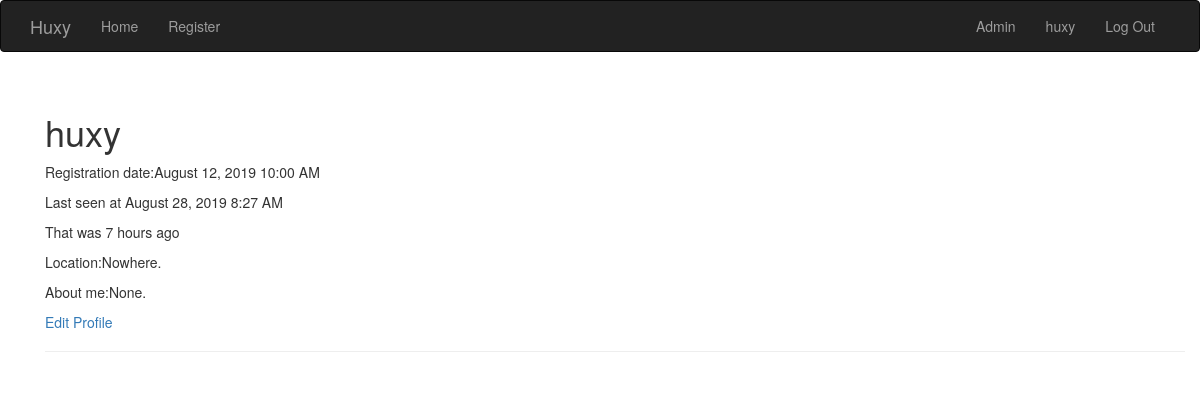
The app's page /auth/huxy (signed in), older data.
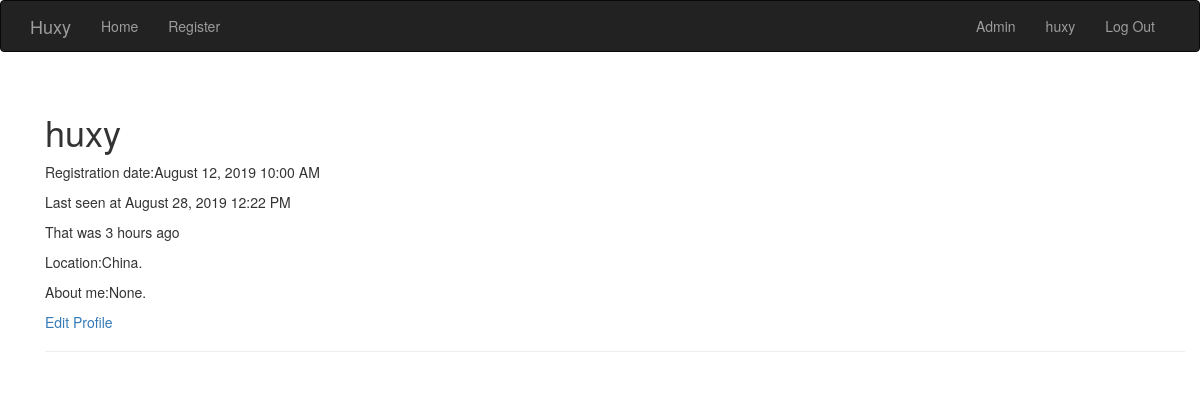
The same page, newer data.
### app/models.py (models this page shows, shortened)
class User(UserMixin, db.Model):
    __tablename__ = 'users'
    id = db.Column(db.Integer, primary_key = True)
    username = db.Column(db.String(64), unique = True, index = True)
    password_hash = db.Column(db.String(128))
    role_id = db.Column(db.Integer, db.ForeignKey('roles.id'))
    location = db.Column(db.String(64))
    about_me = db.Column(db.Text())
    member_since = db.Column(db.DateTime(), default=datetime.utcnow)
    last_seen = db.Column(db.DateTime(), default=datetime.utcnow)
    posts = db.relationship('Post', backref='author', lazy='dynamic')
    def can(self, permissions):
        return self.role is not None and (self.role.permissions & permissions) == permissions
    def is_administrator(self):
        return self.can(Permissions.ADMINISTRATOR)
    @property
    def password(self):
        raise AttributeError('Password is not a readable attribute.')
    def ping(self):
        self.last_seen = datetime.utcnow()
        db.session.add(self)

### app/auth/views.py (the view)
@auth.route('/<username>')
@login_required
def account(username):
    if not current_user.is_authenticated or not current_user.username == username:
        abort(404)
    else:
        return render_template('auth/account.html')

### app/auth/views.py (called while the page is built)
@auth.before_app_request
def before_request():
    if current_user.is_authenticated:
        current_user.ping()

### app/models.py (called while the page is built)
@login_manager.user_loader
def load_user(user_id):
    return User.query.get(int(user_id))

### app/templates/auth/account.html (shortened to what this page needs)
{%extends "base.html"%}
{%block page_content%}
<div class="page-header">
	<h1>{{current_user.username}}</h1>
	<p>Registration date:{{moment(current_user.member_since).format('LLL')}}</p>
	<p>Last seen at {{moment(current_user.last_seen).format('LLL')}}</p>
	<p>That was {{moment(current_user.last_seen).fromNow(refresh=True)}}</p>
	<p><p>
		{% if current_user.location %}
		Location:{{current_user.location }}
		{% endif %}
		</p>
		<p>
		{% if current_user.about_me %}
		About me:{{current_user.about_me}}
		{% endif %}
		</p>
	</p>
	<p><a href="{{url_for('auth.edit_profile', username=current_user.username)}}">Edit Profile</a></p>
</div>
{%endblock%}

### app/templates/base.html (shortened to what this page needs)
{% extends "bootstrap/base.html" %}
{% block head %}
{{super()}}
{% endblock %}
{% block navbar %}
<div class="navbar navbar-inverse" role="navigation">
	<div class="container">
		<div class="navvar-header">
			<a class="navbar-brand" href="{{ url_for('main.index') }}">Huxy</a>
		</div>
		<div class="navbar-collapse collapse">
			<ul class="nav navbar-nav">
				<li><a href="{{url_for('main.index')}}">Home</a></li>
			</ul>
			<ul class="nav navbar-nav">
				<li><a href={{url_for('auth.register')}}>Register</a></li>
			</ul>
			<ul class="nav navbar-nav navbar-right">
				{%if current_user.is_authenticated %}
				{%if current_user.is_administrator() %}
				<li><a href="{{url_for('auth.admin')}}">Admin</a></li>
				{%endif%}
				<li><a href="{{ url_for('auth.account', username=current_user.username)}}">{{current_user.username}}</a></li>
				<li><a href="{{ url_for('auth.logout') }}">Log Out</a></li>
				{%else%}
				<li><a href="{{url_for('auth.login') }}">Log In</a></li>
				{%endif%}
			</ul>
		</div>
	</div>
</div>
{% endblock %}
{% block content %}
<div class="container">
<div class="container">
	{% block page_content %}{% endblock %}
</div>
{% endblock %}

Row changes from the older to the newer data that the page shows:
changed User "huxy": last_seen "August 28, 2019 8:27 AM" → "August 28, 2019 12:22 PM"; last_seen "7 hours ago" → "3 hours ago"; location "Nowhere." → "China."
